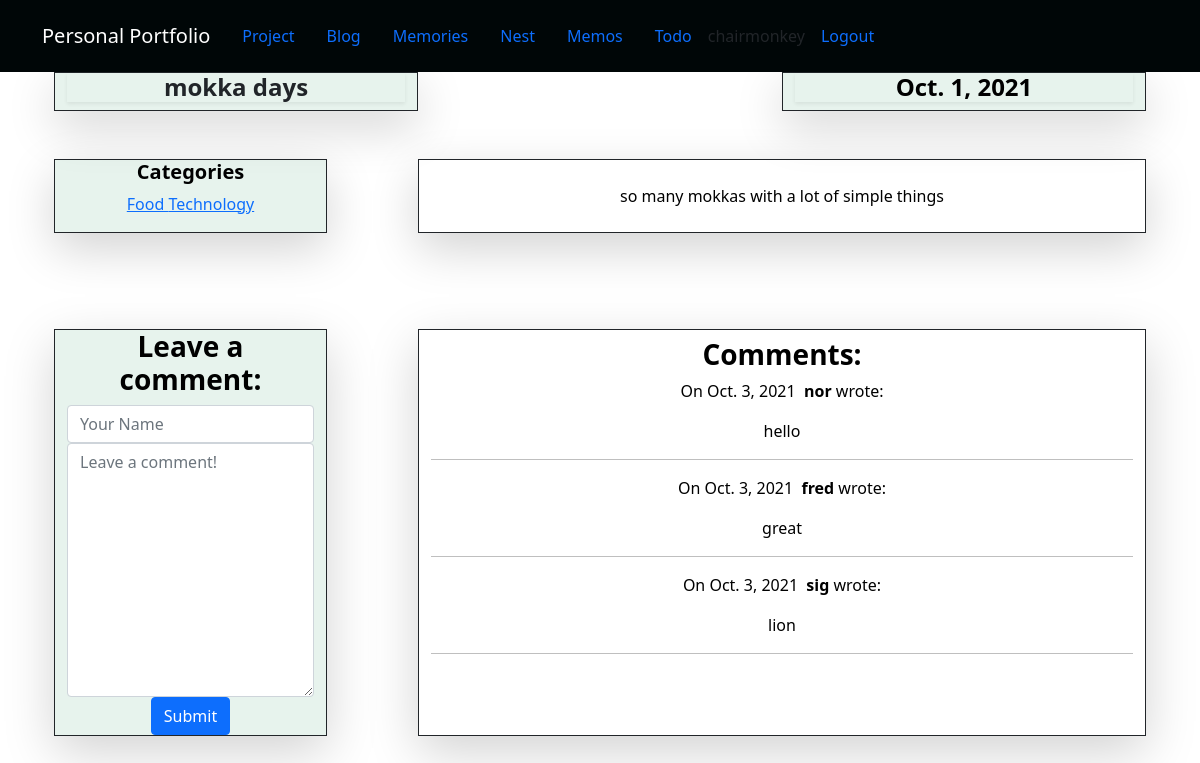
Page /blog/1/ (signed in) on the committed database.
### blog/models.py (models this page shows, shortened)
class Post(models.Model):
    title = models.CharField(max_length=255)
    body = models.TextField()
    created_on = models.DateTimeField(auto_now_add=True)
    last_modified = models.DateTimeField(auto_now=True)
    categories = models.ManyToManyField('Category', related_name='posts')

class Category(models.Model):
    name = models.CharField(max_length=20)

class Comment(models.Model):
    author = models.CharField(max_length=60)
    body = models.TextField()
    created_on = models.DateTimeField(auto_now_add=True)
    post = models.ForeignKey('Post', on_delete=models.CASCADE)

### blog/views.py (the view, shortened to what this page needs)
# urls.py: path("<int:pk>/", views.blog_detail, name="blog_detail"),
@login_required(login_url='base_index')
def blog_detail(request, pk):
    post = Post.objects.get(pk=pk)
    form = CommentForm()
    comments = Comment.objects.filter(post=post)
    context = {
        "post": post,
        "comments": comments,
        "form": form,
    }
    return render(request, "blog_detail.html", context)

### blog/forms.py
class CommentForm(forms.Form):
    author = forms.CharField(
        max_length=60,
        widget=forms.TextInput(attrs={
            "class": "form-control",
            "placeholder": "Your Name"
        })
    )
    body = forms.CharField(widget=forms.Textarea(
        attrs={
            "class": "form-control",
            "placeholder": "Leave a comment!"
        })
    )

### blog/templates/blog_detail.html (shortened to what this page needs)
{% extends 'base.html' %}
{% block page_content %}
<div class="container px-4">
    <div class="row gx -5">
        <div class="col-md-4 bg-success bg-opacity-10 border border-dark shadow-lg">
            <div class="text-dark text-center">
                <h4 class="fw-bold shadow-sm"> {{ post.title }} </h4>
            </div>
        </div>
        <div class="col-md-4 bg-success bg-opacity-10 ms-auto border border-dark shadow-lg">
            <div class="text-black  text-center">
                <h4 class="fw-bold shadow-sm"> {{ post.created_on.date }} </h4>
            </div>
        </div>
    </div>
    <div class="row py-5">
        <div class="col-md-3 border bg-success bg-opacity-10 border-dark shadow-lg" >
            <div class="text-black  text-center">
                <h5 class="fw-bold"> Categories </h5>
                {% for category in post.categories.all %}
                <a href="{% url 'blog_category' category.name %}">
                {{ category.name }}
                </a>
                {% endfor %}
            </div>
        </div>
        <div class="col-md-8 ms-auto border border-dark shadow-lg py-2">
            <div class="text-black  text-center">
                <p> {{ post.body | linebreaks }} </p>
            </div>
        </div>
    </div>
    <div class="row py-5">
        <div class="col-md-3 border bg-success bg-opacity-10 border-dark shadow-lg" >
            <div class="text-black  text-center">
                <h3 class="fw-bold" >Leave a comment:</h3>
                <form action="/blog/{{ post.pk }}/" method="post">
                <div class="form-group">
                    {{ form.author }}
                </div>
                <div class="form-group">
                    {{ form.body }}
                </div>
                <button type="submit" class="btn btn-primary"> Submit </button>
                </form>
            </div>
        </div>
        <div class="col-md-8 ms-auto border border-dark shadow-lg py-2">
            <div class="text-black  text-center">
                <h3 class="fw-bold"> Comments: </h3>
                {% for comment in comments %}
                <p>
                On {{ comment.created_on.date }}&nbsp;
                <b> {{ comment.author }} </b> wrote:
                </p>
                <p> {{ comment.body }}</p>
                <hr>
                {% endfor %}
            </div>
        </div>
    </div>
</div>
{% endblock %}

### personal_portfolio/templates/base.html (shortened to what this page needs)
<!DOCTYPE html>
<html lang="en">
<head>
</head>
<body>
{% load static %}
<link rel="stylesheet" href="{% static 'css/bootstrap.min.css' %}">
<link rel="stylesheet" href="{% static 'css/bootstrap.css' %}">
<nav class="navbar navbar-expand-lg navbar-dark" style="background-color: #000607;">
    <div class="container">
        <a class="navbar-brand" href="{% url 'base_index' %}" > Personal Portfolio</a>
        <div class="collapse navbar-collapse" id="navbarSupportContent">
            <ul class="navbar nav">
                <li class="nav-item active"><a class="nav-link" href="{% url 'project_index' %}"> Project </a> </li>
                <li class="nav-item"><a class="nav-link" href="{% url 'blog_index' %}"> Blog </a></li>
                <li class="nav-item"><a class="nav-link" href="#"> Memories </a></li>
                <li class="nav-item"><a class="nav-link" href="#"> Nest </a></li>
                <li class="nav-item"><a class="nav-link" href="#"> Memos </a> </li>
                <li class="nav-item"><a class="nav-link" href="#"> Todo </a> </li>
                <li class="nav-item">{{ request.user }} </li>
                <li class="nav-item"> <a class="nav-link" href="{% url 'logout_user' %}"> Logout </a></li>
            </ul>
        </div>
    </div>
</nav>
<div class="container">
{% block page_content %}{% endblock %}
</div>
</body>

### rows in the picture
Post: title "mokka days", created_on "Oct. 1, 2021", body "so many mokkas with a lot of simple things"
Category: name "Food"
Category: name "Technology"
Comment: created_on "Oct. 3, 2021", author "nor", body "hello"
Comment: created_on "Oct. 3, 2021", author "fred", body "great"
Comment: created_on "Oct. 3, 2021", author "sig", body "lion"

### other values in the picture
{{ request.user }} "chairmonkey"
